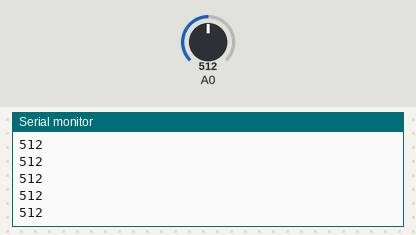
The sketch below on a simulated Arduino Uno, built with avr-gcc and run on an emulated ATmega328P. On the bench: the last lines printed to the serial monitor. The inputs (shaded band) are chosen by the test bench; at power-on: A0 = 512.

Above: at 1.2 s.
1.3 s: A0 set to 716
At 1.34 s:
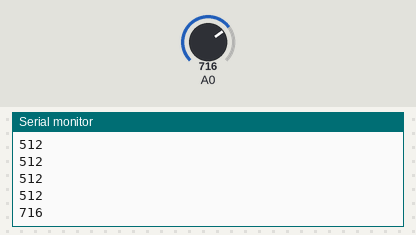
2.8 s: A0 set to 900
At 2.85 s:
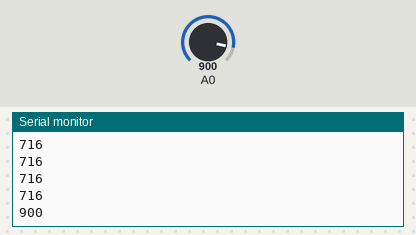
Timing chart, 0 to 5.8 s (numbered marks = the images above; inputs shaded):
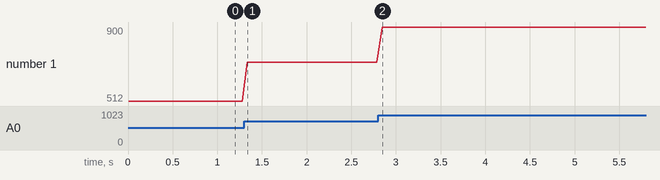

The sketch:

single_input.ino
```cpp
const int numPots = 1;
int iPots[numPots];
int counter = 0;

void setup() {
  Serial.begin(9600);
}

void loop()
{
  readData();
  sendData();
}

void readData()
{
  for(int i=0; i<numPots; i++)
  {
    iPots[i] = analogRead(i);
    delay(10);
  }

  counter++;
  if(counter>=1024);
    counter = 0;
}

void sendData()
{
  for(int i=0; i<numPots; i++)
  {
    Serial.println(iPots[i]);
    delay(50);
  }

  //Serial.println(counter);
}
```

Measured:
- after the input at 1.3 s, the serial monitor: prints a new line at once (image 1)
- after the input at 2.8 s, the serial monitor: prints a new line at once (image 2)
- plotted number 1: 512 → 716 after the input at 1.3 s, 716 → 900 after the input at 2.8 s
